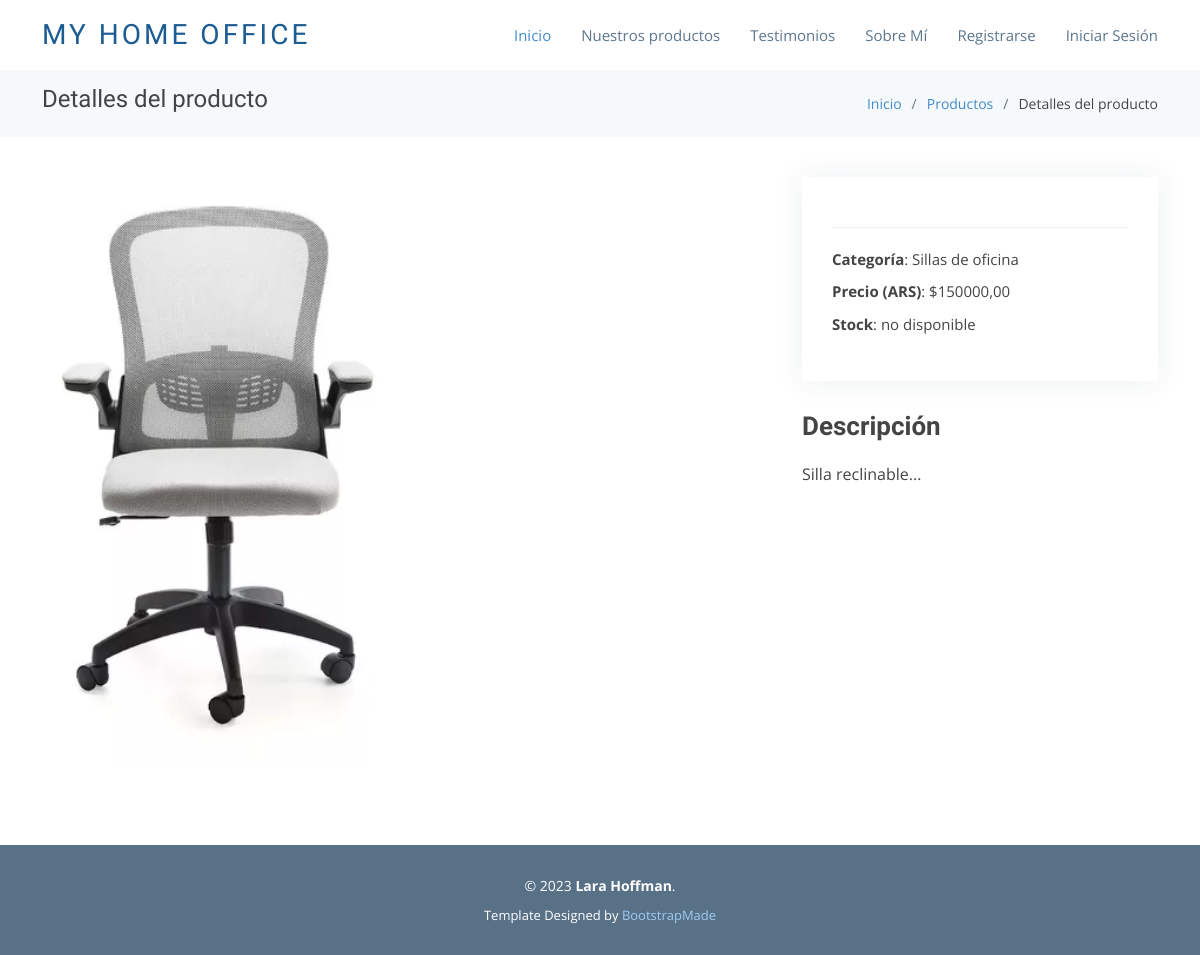
/2, run on an earlier commit of the app's database.
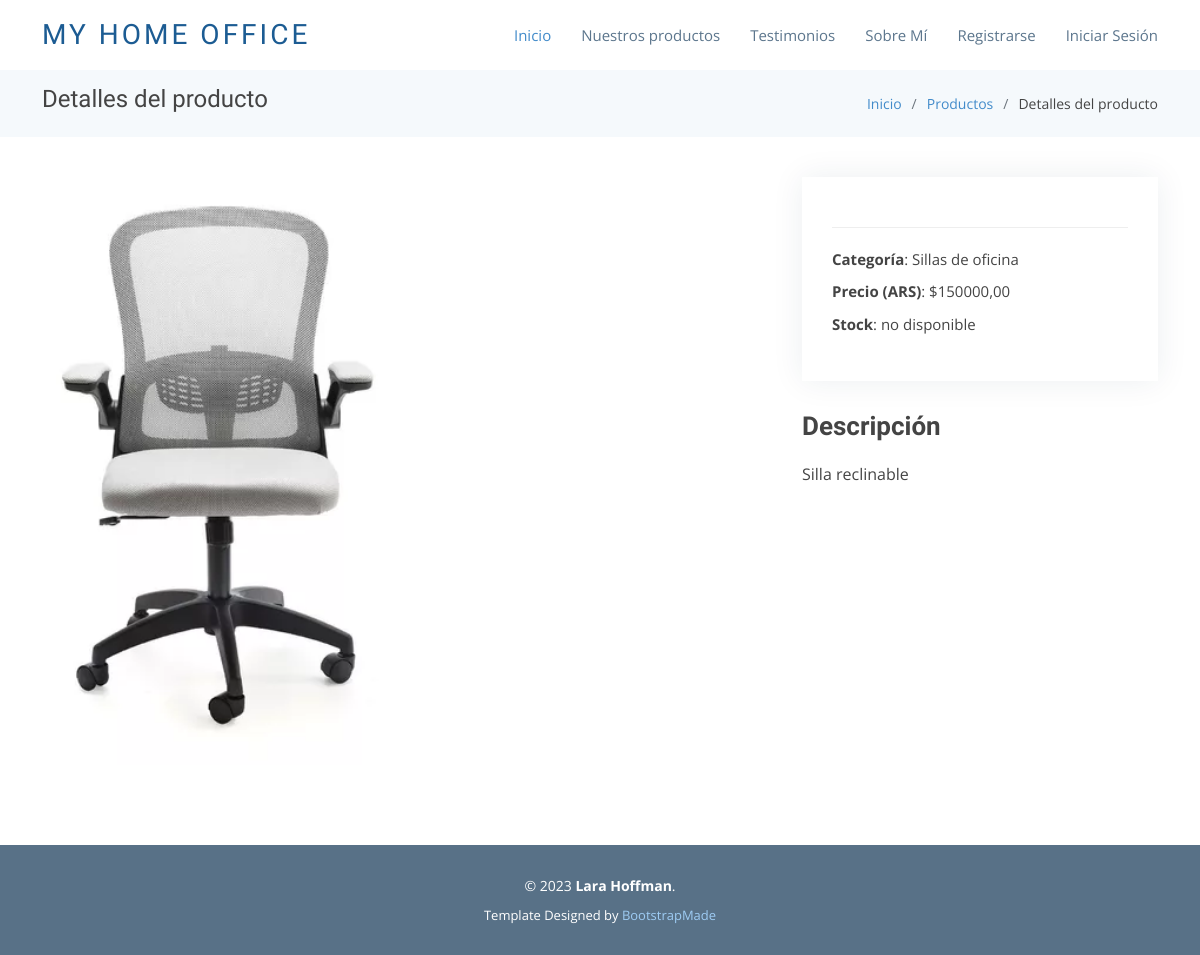
And on a later commit of the database.
### AppFinal/models.py (models this page shows, shortened)
class Productos(models.Model):
    nombre = models.CharField(max_length=150)
    categoria = models.CharField(max_length=100, choices=CATEGORIAS, default="")
    descripcion = models.TextField(max_length=250)
    precio = models.DecimalField(max_digits=10, decimal_places=2)
    imagen = models.ImageField(upload_to="productos") # ImageField si se instala Pillow
    stock = models.CharField(max_length=50, choices=STOCK_OPCIONES, default="disponible") # hay o no stock disponible
    autor = models.ForeignKey(User, on_delete=models.CASCADE, null=True, blank=True)
    fecha = models.DateField(auto_now_add=True)

### AppFinal/views.py (the view)
# urls.py: path('<int:pk>', views.ProductosDetail.as_view(), name="Detail"),
class ProductosDetail(DetailView):
    model = Productos
    template_name = "AppFinal/productos_detalle.html"

### AppFinal/templates/AppFinal/productos_detalle.html (shortened to what this page needs)
{% extends "AppFinal/layout.html" %}
{% load static %}
{% block lo-que-cambia %}
    <section class="breadcrumbs">
      <div class="container">
        <div class="d-flex justify-content-between align-items-center">
          <h2>Detalles del producto</h2>
          <ol>
            <li><a href="index.html">Inicio</a></li>
            <li><a href="{% url 'List'%}">Productos</a></li>
            <li>Detalles del producto</li>
          </ol>
        </div>
      </div>
    </section>
    <section id="portfolio-details" class="portfolio-details">
      <div class="container" data-aos="fade-up">
        <div class="row gy-4">
          <div class="col-lg-8">
            <div class="portfolio-details-slider swiper">
              <div class="swiper-wrapper align-items-center">
                <div class="swiper-slide">
                  <img src="{{productos.imagen.url}}" style="max-width: 50%;height: auto;" alt="">
                </div>
              </div>
            </div>
          </div>
          <div class="col-lg-4">
            <div class="portfolio-info">
              <h3>{{producto.nombre}}</h3>
              <ul>
                <li><strong>Categoría</strong>: {{productos.categoria}}</li>
                <li><strong>Precio (ARS)</strong>: ${{productos.precio}}</li>
                <li><strong>Stock</strong>: {{productos.stock}}</li>
              </ul>
            </div>
            <div class="portfolio-description">
              <h2>Descripción</h2>
              <p>{{productos.descripcion}}
              </p>
            </div>
          </div>
        </div>
      </div>
    </section>
{% endblock %}

What changed in the data, as far as the page shows it:
changed Productos "Sillas de oficina": descripcion "Silla reclinable..." → "Silla reclinable"
